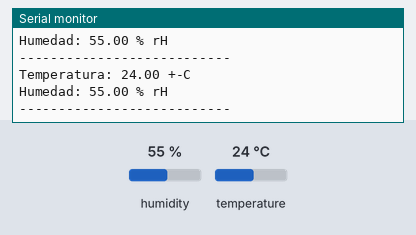
Simulated run of this program. Board: ESP32. Parts: the last lines printed to the serial monitor. The test bench sets the inputs (shaded band); at power-on: humidity 55 %, temperature 24 °C.

Above: at 2.9 s.
3.0 s: humidity set to 22 %
At 4.7 s:
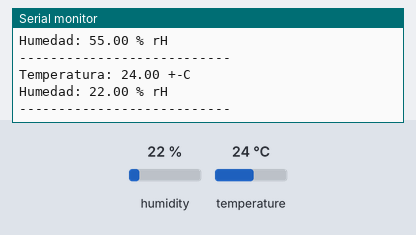
5.8 s: temperature set to 12 °C
At 6.8 s:
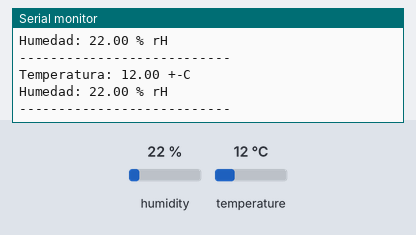
8.6 s: humidity set to 40 %
At 11.0 s:
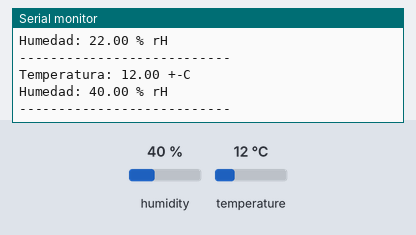
Timing chart, 0 to 12.5 s (numbered marks = the images above; inputs shaded):
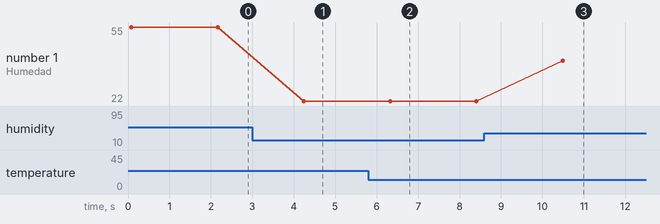

The program:

main.cpp
```cpp
#include <Arduino.h>
#include <Wire.h>
#include <Adafruit_AHTX0.h>

Adafruit_AHTX0 aht;

void setup() {
  Serial.begin(115200);
  Serial.println("Iniciando prueba AHT10/AHT20...");

  // Inicializa el sensor en el bus I2C (usa D21 y D22 por defecto en ESP32)
  if (!aht.begin()) {
    Serial.println("¡No se pudo encontrar el sensor AHT! Revisa las conexiones.");
    while (1) delay(10);
  }
  Serial.println("Sensor AHT encontrado y listo.");
}

void loop() {
  sensors_event_t humidity, temp;

  // Obtenemos los eventos de temperatura y humedad
  aht.getEvent(&humidity, &temp);

  // Imprimimos los resultados en el Monitor Serie
  Serial.print("Temperatura: ");
  Serial.print(temp.temperature);
  Serial.println(" +-C");

  Serial.print("Humedad: ");
  Serial.print(humidity.relative_humidity);
  Serial.println(" % rH");

  Serial.println("---------------------------");
  delay(2000); // Espera 2 segundos para la siguiente lectura
}
```

Measured:
- after the input at 3.0 s, the serial monitor: prints a new line after 1.2 s (image 1)
- after the input at 5.8 s, the serial monitor: prints a new line after 0.52 s (image 2)
- after the input at 8.6 s, the serial monitor: prints a new line after 1.9 s (image 3)
- plotted number 1: 55 → 22 after the input at 3.0 s, 22 → 40 after the input at 8.6 s
